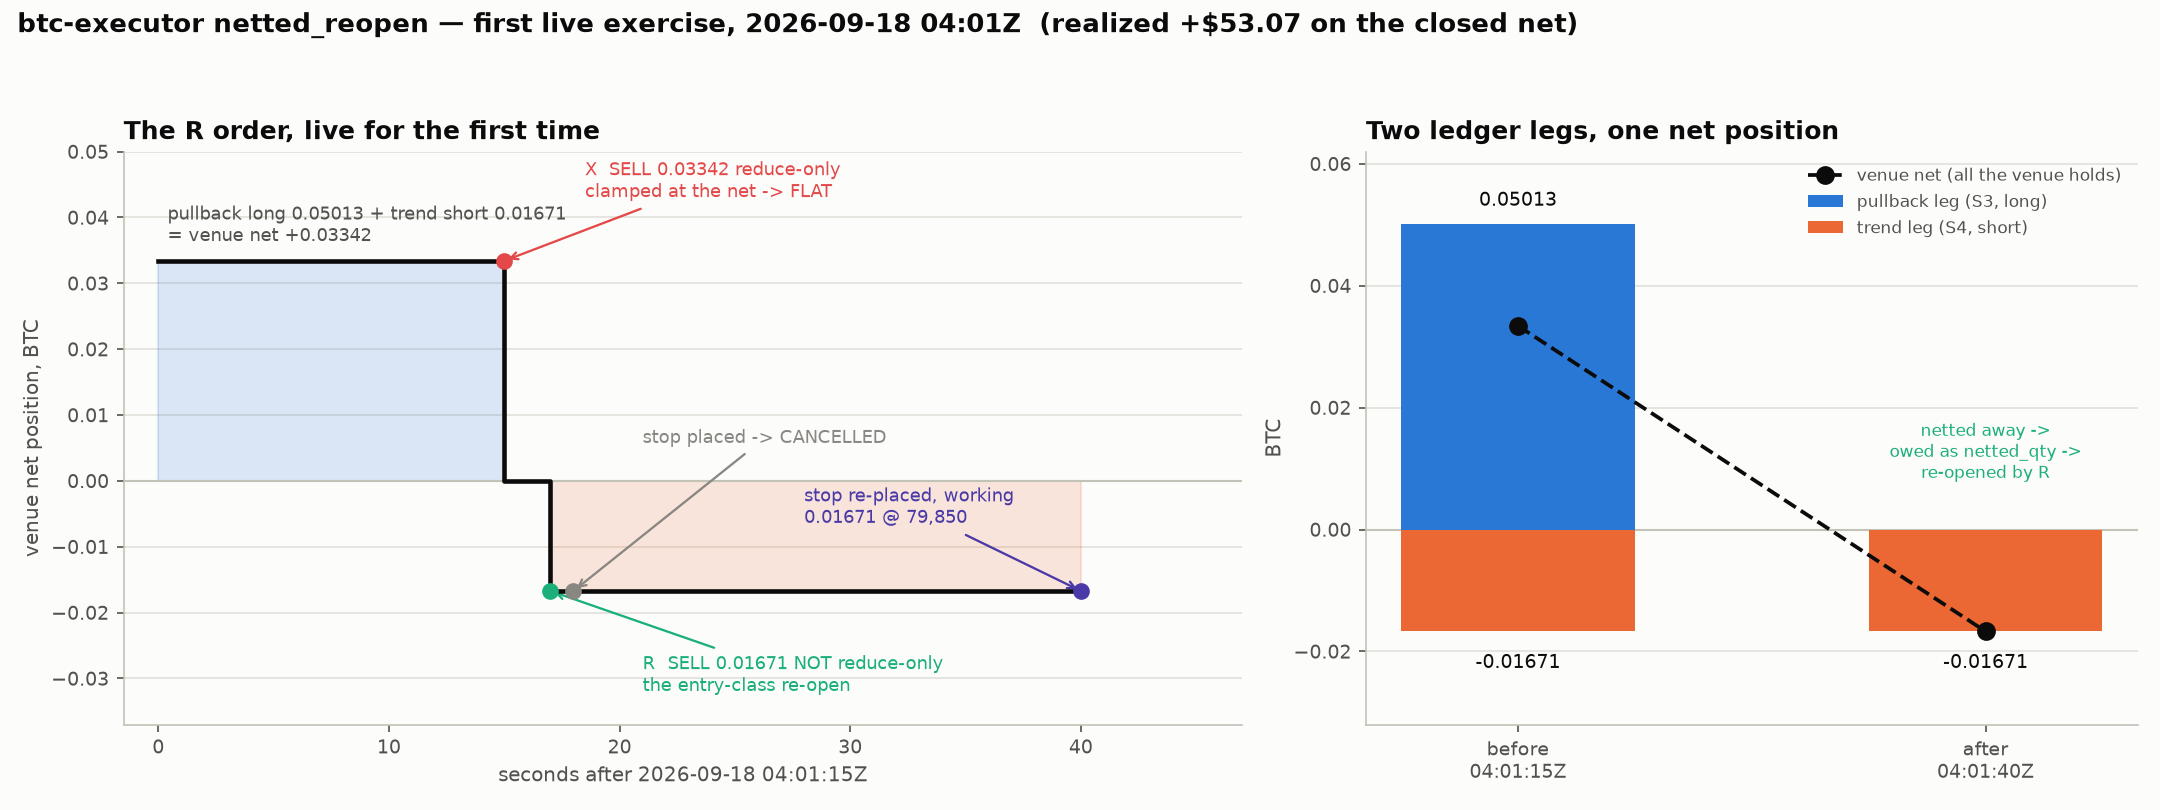

Write Python code to recreate this figure.
"""First live netted_reopen (docs/netted_reopen_live.png).

Reconstructed from the account's own Hyperliquid records on 2026-09-18:
`userFillsByTime` and `historicalOrders`, 04:01:15Z-04:01:40Z.
usage: python3 docs/netted_reopen_live.py docs/netted_reopen_live.png
"""
import sys

import matplotlib
matplotlib.use("Agg")
import matplotlib.pyplot as plt                          # noqa: E402

out = sys.argv[1] if len(sys.argv) > 1 else "docs/netted_reopen_live.png"

BLUE, ORANGE, AQUA = "#2a78d6", "#eb6834", "#1baf7a"
RED, INK, SEC = "#e34948", "#0b0b0b", "#52514e"
MUTED, GRID, AX, SURF = "#898781", "#e1e0d9", "#c3c2b7", "#fcfcfb"
VIOLET = "#4a3aa7"

fig, (a, b) = plt.subplots(1, 2, figsize=(14.4, 5.4), facecolor=SURF,
                           gridspec_kw={"width_ratios": [1.45, 1]})
for ax in (a, b):
    ax.set_facecolor(SURF)
    ax.set_axisbelow(True)
    for s in ("top", "right"):
        ax.spines[s].set_visible(False)
    for s in ("left", "bottom"):
        ax.spines[s].set_color(AX)
    ax.tick_params(colors=SEC, labelsize=9)

# --- A: the venue net across the 25 seconds ---------------------------------
a.grid(axis="y", color=GRID, lw=0.8)
t = [0, 15, 15, 17, 17, 40]
net = [0.03342, 0.03342, 0.0, 0.0, -0.01671, -0.01671]
a.step(t, net, where="post", color=INK, lw=2.2, zorder=4)
a.axhline(0, color=AX, lw=1.0, zorder=2)
a.fill_between(t, net, 0, step="post", where=[v > 0 for v in net],
               color=BLUE, alpha=0.16, zorder=1)
a.fill_between(t, net, 0, step="post", where=[v < 0 for v in net],
               color=ORANGE, alpha=0.16, zorder=1)

evs = [(15, 0.03342, "X  SELL 0.03342 reduce-only\nclamped at the net -> FLAT",
        RED, (18.5, 0.0455)),
       (17, -0.01671, "R  SELL 0.01671 NOT reduce-only\nthe entry-class re-open",
        AQUA, (21.0, -0.0295)),
       (18, -0.01671, "stop placed -> CANCELLED", MUTED, (21.0, 0.0065)),
       (40, -0.01671, "stop re-placed, working\n0.01671 @ 79,850", VIOLET,
        (28.0, -0.0040))]
for x, y, lab, c, xy in evs:
    a.plot([x], [y], "o", color=c, ms=7, zorder=6)
    a.annotate(lab, xy=(x, y), xytext=xy, color=c, fontsize=8.6,
               va="center", arrowprops=dict(arrowstyle="->", color=c, lw=1.1))
a.text(0.4, 0.0355, "pullback long 0.05013 + trend short 0.01671\n"
       "= venue net +0.03342", color=SEC, fontsize=8.6, va="bottom")
a.set_xlabel("seconds after 2026-09-18 04:01:15Z", color=SEC, fontsize=9.5)
a.set_ylabel("venue net position, BTC", color=SEC, fontsize=9.5)
a.set_xlim(-1.5, 47)
a.set_ylim(-0.037, 0.050)
a.set_title("The R order, live for the first time", color=INK, fontsize=12,
            fontweight="bold", loc="left")

# --- B: what the ledger held vs what the venue could hold -------------------
b.grid(axis="y", color=GRID, lw=0.8)
lab = ["before\n04:01:15Z", "after\n04:01:40Z"]
pull = [0.05013, 0.0]
trend = [-0.01671, -0.01671]
x = [0, 1]
b.bar(x, pull, 0.5, color=BLUE, zorder=3, label="pullback leg (S3, long)")
b.bar(x, trend, 0.5, color=ORANGE, zorder=3, label="trend leg (S4, short)")
b.plot(x, [0.03342, -0.01671], "o--", color=INK, lw=1.8, ms=8, zorder=5,
       label="venue net (all the venue holds)")
b.axhline(0, color=AX, lw=1.0, zorder=2)
for i, (p, tr) in enumerate(zip(pull, trend)):
    if p:
        b.text(i, p + 0.003, f"{p:.5f}", ha="center", color=INK, fontsize=9)
    b.text(i, tr - 0.006, f"{tr:.5f}", ha="center", color=INK, fontsize=9)
b.text(1, 0.0075, "netted away ->\nowed as netted_qty ->\nre-opened by R",
       ha="center", color=AQUA, fontsize=8.4, va="bottom")
b.set_xticks(x)
b.set_xticklabels(lab, fontsize=9, color=SEC)
b.set_ylabel("BTC", color=SEC, fontsize=9.5)
b.set_ylim(-0.032, 0.062)
b.set_title("Two ledger legs, one net position", color=INK, fontsize=12,
            fontweight="bold", loc="left")
b.legend(frameon=False, fontsize=8.4, labelcolor=SEC, loc="upper right")

fig.suptitle("btc-executor netted_reopen — first live exercise, "
             "2026-09-18 04:01Z  (realized +$53.07 on the closed net)",
             color=INK, fontsize=12.5, fontweight="bold", x=0.008, ha="left",
             y=0.985)
fig.tight_layout(rect=(0, 0, 1, 0.94))
fig.savefig(out, dpi=150, facecolor=SURF)
print("wrote", out)
